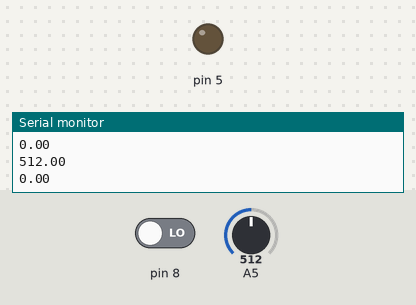
Bench run of a sketch on a simulated Arduino Uno, built with avr-gcc and run on an emulated ATmega328P. Parts: output pins drawn as LEDs (lit = HIGH), the last lines printed to the serial monitor. Inputs (shaded band) come from the test bench; at power-on: pin 8 LOW, A5 = 512.

Above: at 1.2 s.
1.3 s: pin 8 driven HIGH
At 1.7 s:
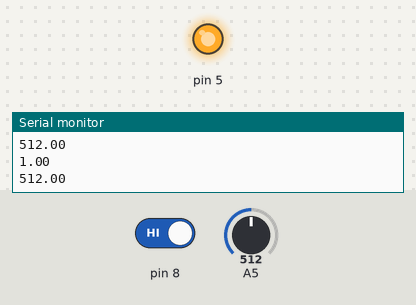
Timing chart, 0 to 4.3 s (numbered marks = the images above; inputs shaded):
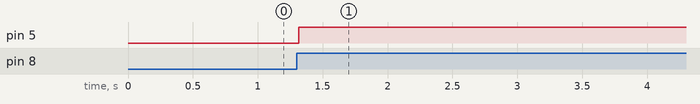

Measured:
- after the input at 1.3 s, pin 5: LOW → HIGH at once

The sketch:

Assignment_1-coding.ino
```cpp
float x,y ;

void setup ()

{

  pinMode( 8, INPUT);

  pinMode( 5, OUTPUT);

  pinMode( A5, INPUT);

  Serial.begin(9600);

}

void loop ()

{

  x= digitalRead(8);

  y= analogRead(A5);

  Serial.println(x);

  Serial.println(y);

  if ( (x>0) && (y<550))

  {

    digitalWrite(5, HIGH);

    delay (5000);

  }

  else

    digitalWrite(5, 0);


}
```
